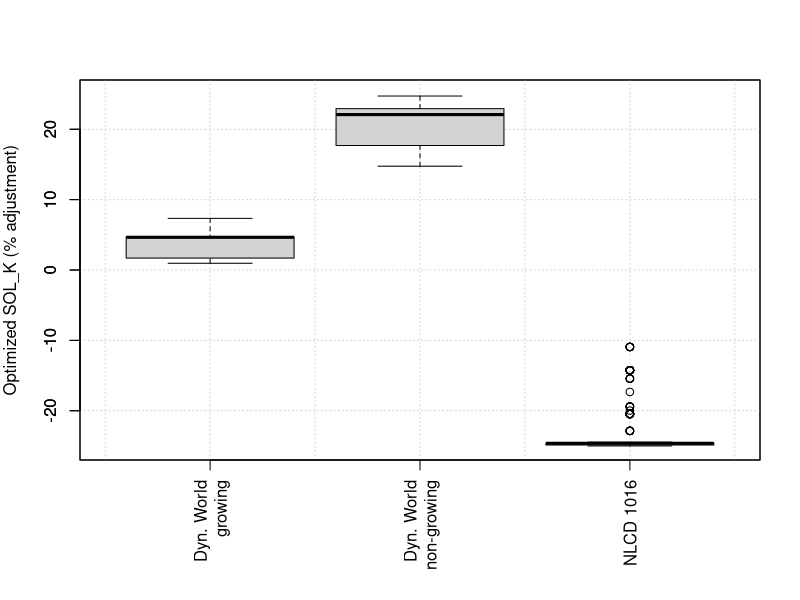

Recreate this plot in R.
# Supplementary parameters figure script
# Dan Myers, 10/25/2022

library(dplyr)

# Set working directory
setwd("C:/GIS/Projects/AGU_study/Myers et al. Mendeley Data/Supplementary analyses")

# Load data
SOL_Ks <- read.csv("Top_50percent_models_optimized_SOL_K_parameters.csv", header=T)
solk_grow <- SOL_Ks$SOL_K_growing
solk_non <- SOL_Ks$SOL_K_nongrowing
solk_nlcd <- SOL_Ks$SOL_K_NLCD16

# Create data frame
solk_df <- data.frame(solk_grow, solk_non, solk_nlcd)

# Create box plot
windows(6,6)
par(mar=c(7,4,4,2)) # c(bottom, left, top, right)
boxplot(solk_df*100,xlab=NA, ylab="Optimized SOL_K (% adjustment)",xaxt="n",col=NA,
        border=NA,ylim=c(-25,25)) # Convert to %
grid()
boxplot(solk_df*100, add=T,xaxt="n")
axis(1, at=c(1,2,3),labels=c("Dyn. World\ngrowing", "Dyn. World\nnon-growing", "NLCD 1016"),las=2)
